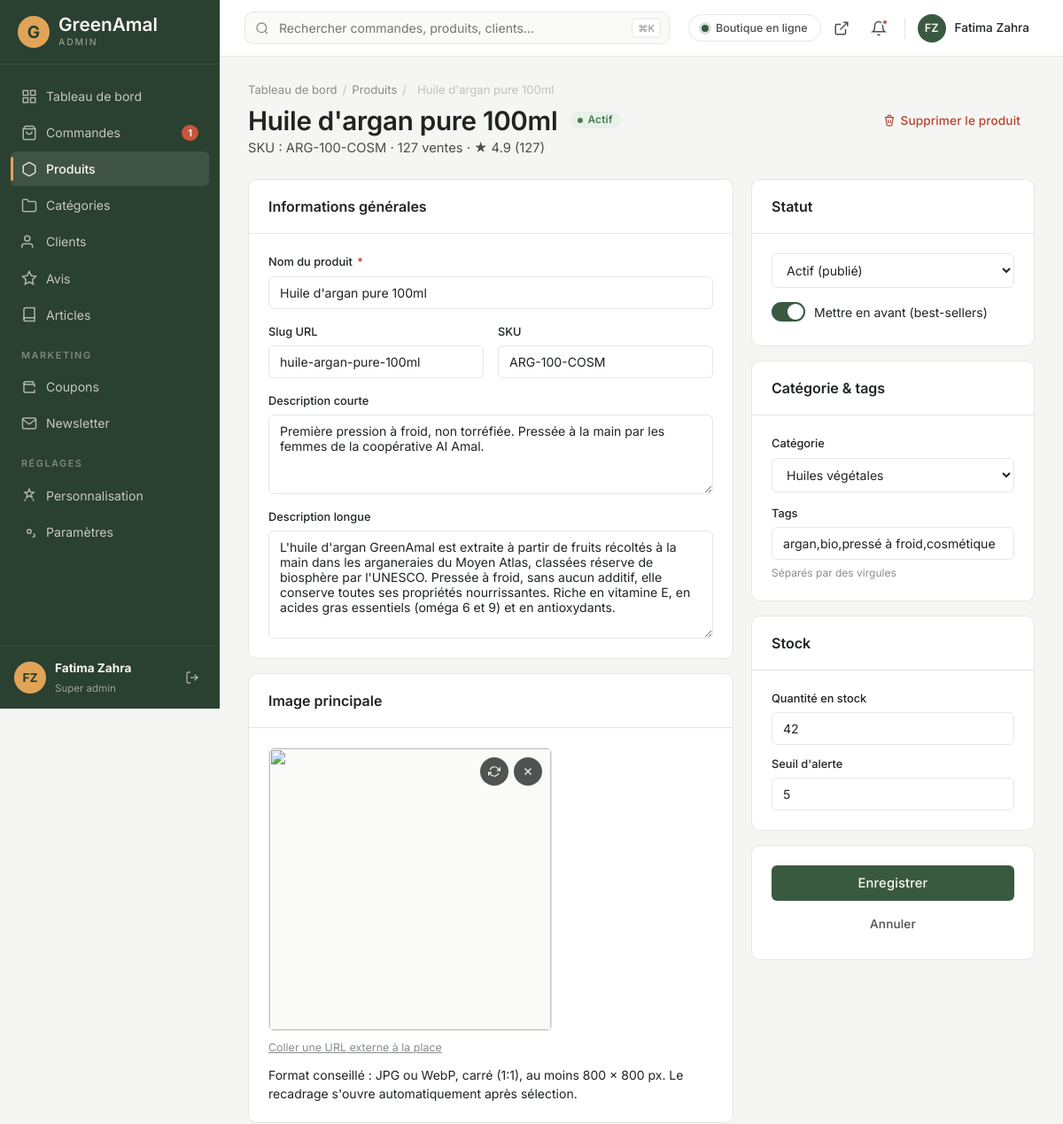
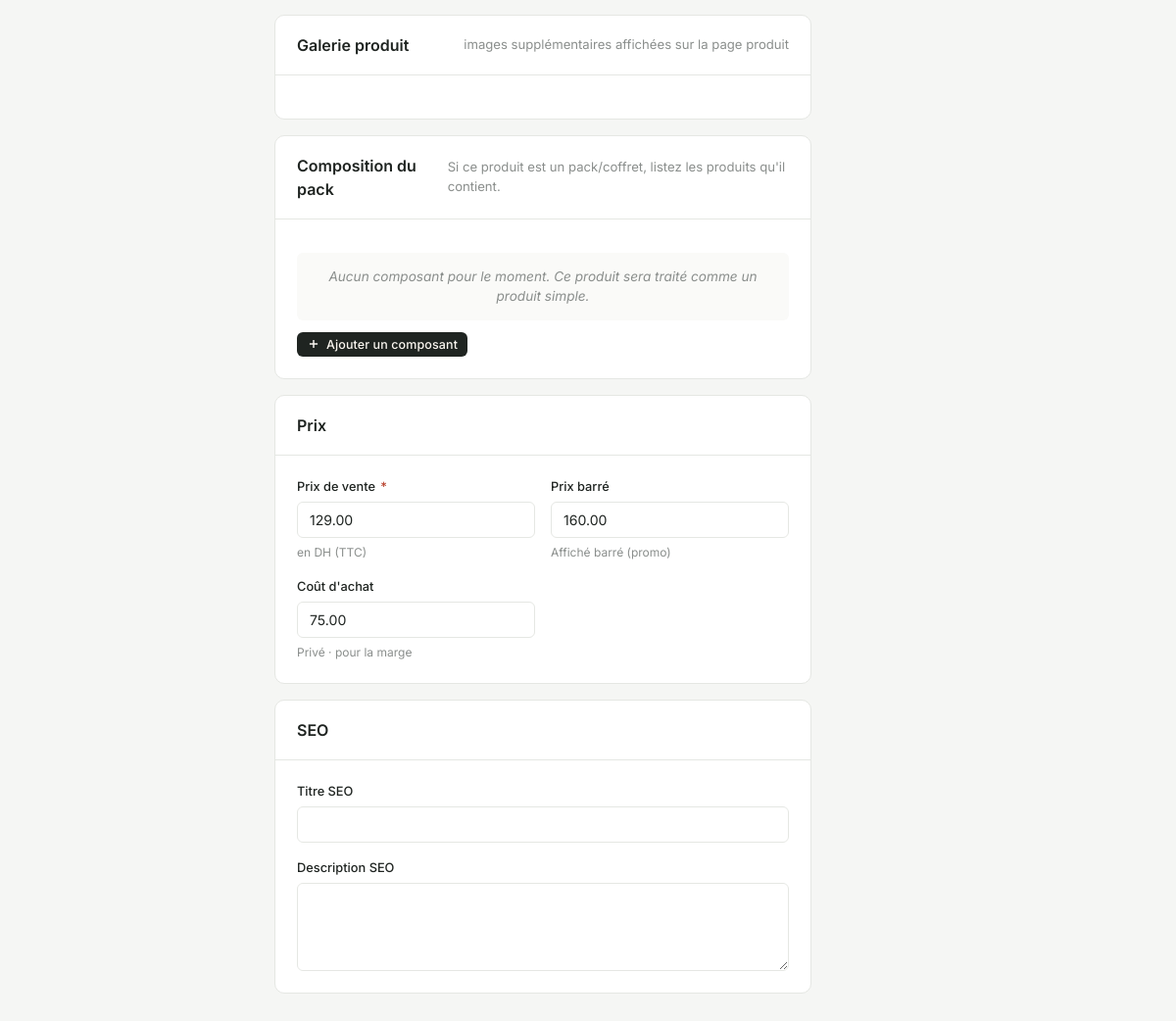
Screenshot of /admin/product-edit.php?id=1 (signed in) with the database file from the repository (2 pictures, top to bottom).
### tables this page shows
CREATE TABLE IF NOT EXISTS products (
  id INT AUTO_INCREMENT PRIMARY KEY,
  slug VARCHAR(180) NOT NULL UNIQUE,
  sku VARCHAR(60) UNIQUE,
  name VARCHAR(255) NOT NULL,
  category_id INT,
  description_short TEXT,
  description_long MEDIUMTEXT,
  price DECIMAL(10,2) NOT NULL,
  compare_at_price DECIMAL(10,2),
  cost DECIMAL(10,2),
  stock INT DEFAULT 0,
  low_stock_threshold INT DEFAULT 5,
  weight_g INT DEFAULT 0,
  image_main VARCHAR(500),
  status ENUM('active','draft','archived') DEFAULT 'active',
  is_featured TINYINT(1) DEFAULT 0,
  rating_avg DECIMAL(2,1) DEFAULT 0,
  rating_count INT DEFAULT 0,
  sales_count INT DEFAULT 0,
  meta_title VARCHAR(255),
  meta_description TEXT,
  tags VARCHAR(500),
  created_at TIMESTAMP DEFAULT CURRENT_TIMESTAMP,
  updated_at TIMESTAMP DEFAULT CURRENT_TIMESTAMP ON UPDATE CURRENT_TIMESTAMP,
  INDEX idx_status (status),
  INDEX idx_featured (is_featured),
  INDEX idx_category (category_id),
  FOREIGN KEY (category_id) REFERENCES categories(id) ON DELETE SET NULL
);

CREATE TABLE IF NOT EXISTS categories (
  id INT AUTO_INCREMENT PRIMARY KEY,
  slug VARCHAR(120) NOT NULL UNIQUE,
  name VARCHAR(150) NOT NULL,
  description TEXT,
  image_url VARCHAR(500),
  display_order INT DEFAULT 0,
  created_at TIMESTAMP DEFAULT CURRENT_TIMESTAMP
);

### admin/product-edit.php (the view, shortened to what the rows shown need)
<?php
require_once __DIR__ . '/../includes/auth.php';
admin_require_login();
$id = (int) ($_GET['id'] ?? 0);
$is_new = $id === 0;
$product = $is_new ? [
    'id' => 0, 'name' => '', 'slug' => '', 'sku' => '', 'category_id' => null,
    'description_short' => '', 'description_long' => '', 'price' => 0, 'compare_at_price' => 0,
    'cost' => 0, 'stock' => 0, 'low_stock_threshold' => 5, 'image_main' => '',
    'status' => 'draft', 'is_featured' => 0, 'tags' => '',
    'meta_title' => '', 'meta_description' => '',
    'sales_count' => 0, 'rating_avg' => 0, 'rating_count' => 0,
] : db_one('SELECT * FROM products WHERE id = ?', [$id]);
$categories = db_all("SELECT * FROM categories ORDER BY display_order");
[$status_lbl, $status_cls] = product_status_label($product['status']);
require __DIR__ . '/_includes/header.php';
?>
<div class="page">
  <div class="breadcrumb-admin"><a href="index.php">Tableau de bord</a><span>/</span><a href="products.php">Produits</a><span>/</span><span><?= $is_new ? 'Nouveau' : e($product['name']) ?></span></div>
  <div class="page-head">
    <div>
      <h1 style="display: flex; align-items: center; gap: 14px; flex-wrap: wrap;">
        <?= $is_new ? 'Nouveau produit' : e($product['name']) ?>
        <?php if (!$is_new): ?><span class="badge-status <?= e($status_cls) ?>"><?= e($status_lbl) ?></span><?php endif; ?>
      </h1>
      <?php if (!$is_new): ?>
        <p>SKU : <?= e($product['sku']) ?> · <?= (int) $product['sales_count'] ?> ventes · ★ <?= number_format($product['rating_avg'], 1) ?> (<?= (int) $product['rating_count'] ?>)</p>
      <?php endif; ?>
    </div>
  </div>
  <form method="post" class="detail-grid">
    <div style="display: flex; flex-direction: column; gap: 16px;">
      <div class="card">
        <div class="card-body">
          <div class="form-grid">
            <div class="field full">
              <label>Nom du produit <span class="required">*</span></label>
              <input type="text" name="name" required value="<?= e($product['name']) ?>">
            </div>
            <div class="field">
              <label>Slug URL</label>
              <input type="text" name="slug" value="<?= e($product['slug']) ?>" placeholder="auto-généré si vide">
            </div>
            <div class="field">
              <label>SKU</label>
              <input type="text" name="sku" value="<?= e($product['sku']) ?>">
            </div>
            <div class="field full">
              <label>Description courte</label>
              <textarea name="description_short" rows="3"><?= e($product['description_short']) ?></textarea>
            </div>
            <div class="field full">
              <label>Description longue</label>
              <textarea name="description_long" rows="6"><?= e($product['description_long']) ?></textarea>
            </div>
          </div>
        </div>
      </div>
      <div class="card">
        <div class="card-body">
          <div class="form-grid">
            <div class="field">
              <label>Prix de vente <span class="required">*</span></label>
              <input type="number" name="price" step="0.01" required value="<?= e((string) $product['price']) ?>"><span class="help">en DH (TTC)</span>
            </div>
            <div class="field">
              <label>Prix barré</label>
              <input type="number" name="compare_at_price" step="0.01" value="<?= e((string) $product['compare_at_price']) ?>"><span class="help">Affiché barré (promo)</span>
            </div>
            <div class="field">
              <label>Coût d'achat</label>
              <input type="number" name="cost" step="0.01" value="<?= e((string) $product['cost']) ?>"><span class="help">Privé · pour la marge</span>
            </div>
          </div>
        </div>
      </div>
    </div>
    <div style="display: flex; flex-direction: column; gap: 16px;">
      <div class="card">
        <div class="card-body">
          <div class="field">
            <select name="status" class="field-input">
              <option value="active" <?= $product['status'] === 'active' ? 'selected' : '' ?>>Actif (publié)</option>
            </select>
          </div>
        </div>
      </div>
      <div class="card">
        <div class="card-body">
          <div class="field">
            <label>Catégorie</label>
            <select name="category_id" class="field-input">
              <?php foreach ($categories as $c): ?>
                <option value="<?= (int) $c['id'] ?>" <?= $product['category_id'] == $c['id'] ? 'selected' : '' ?>><?= e($c['name']) ?></option>
              <?php endforeach; ?>
            </select>
          </div>
          <div class="field" style="margin-top: 14px;">
            <label>Tags</label>
            <input type="text" name="tags" value="<?= e($product['tags']) ?>" placeholder="argan, bio, pressé à froid">
            <span class="help">Séparés par des virgules</span>
          </div>
        </div>
      </div>
      <div class="card">
        <div class="card-body">
          <div class="field">
            <label>Quantité en stock</label>
            <input type="number" name="stock" value="<?= e((string) $product['stock']) ?>">
          </div>
          <div class="field" style="margin-top: 12px;">
            <label>Seuil d'alerte</label>
            <input type="number" name="low_stock_threshold" value="<?= e((string) $product['low_stock_threshold']) ?>">
          </div>
        </div>
      </div>
    </div>
  </form>
</div>
<?php require __DIR__ . '/_includes/footer.php'; ?>

### admin/_includes/header.php (shortened to what the rows shown need)
<?php
require_once __DIR__ . '/../../includes/auth.php';
$user = admin_user();
$user_initials = initials(($user['first_name'] ?? '') . ' ' . ($user['last_name'] ?? ''));
$user_name = trim(($user['first_name'] ?? '') . ' ' . ($user['last_name'] ?? ''));
?><!DOCTYPE html>
<html lang="fr">
<head>
<link rel="stylesheet" href="https://cdn.jsdelivr.net/npm/cropperjs@1.6.2/dist/cropper.min.css">
<link rel="stylesheet" href="assets/css/admin.css">
</head>
<body>
<div class="admin-app">
  <aside class="sidebar">
    <div class="sidebar-foot">
      <span class="sidebar-user-avatar"><?= e($user_initials) ?></span>
      <div class="sidebar-user-info">
        <strong><?= e($user_name) ?></strong>
        <span><?= e(ucfirst(str_replace('_', ' ', $user['role']))) ?></span>
      </div>
      <a href="logout.php" title="Déconnexion" style="color: rgba(250,246,240,0.6); width: 30px; height: 30px; border-radius: var(--radius-sm); display: grid; place-items: center;">
        <svg width="16" height="16" viewBox="0 0 24 24" fill="none" stroke="currentColor" stroke-width="2"><path d="M9 21H5a2 2 0 01-2-2V5a2 2 0 012-2h4"/><polyline points="16 17 21 12 16 7"/><line x1="21" y1="12" x2="9" y2="12"/></svg>
      </a>
    </div>
  </aside>
  <div class="main">
    <header class="topbar">
      <div class="topbar-actions">
        <div class="topbar-user">
          <span class="topbar-user-avatar"><?= e($user_initials) ?></span>
          <span class="topbar-user-name"><?= e($user_name) ?></span>
        </div>
      </div>
    </header>

### rows the page displays
products: name "Huile d'argan pure 100ml", sku "ARG-100-COSM", sales_count "127", rating_avg "4.9", rating_count "127", slug "huile-argan-pure-100ml", description_short "Première pression à froid, non torréfiée. Pressée à la main par les femmes de la coopérative Al Amal.", description_long "L'huile d'argan GreenAmal est extraite à partir de fruits récoltés à la main dans les arganeraies du Moyen Atlas, classées réserve de biosphère par l'UNESCO. Pressée à froid, sans aucun additif, elle conserve toutes ses propriétés nourrissantes. Riche en vitamine E, en acides gras essentiels (oméga 6 et 9) et en antioxydants.", price "129.00", compare_at_price "160.00", cost "75.00", status "Actif (publié)", category_id "Huiles végétales", tags "argan,bio,pressé à froid,cosmétique", stock "42", low_stock_threshold "5"

### other values shown
$pending_count "1"
$user_initials "FZ"
$user_name "Fatima Zahra"
str_replace('_', ' ', $user['role']) "Super admin"
$status_lbl "Actif"
